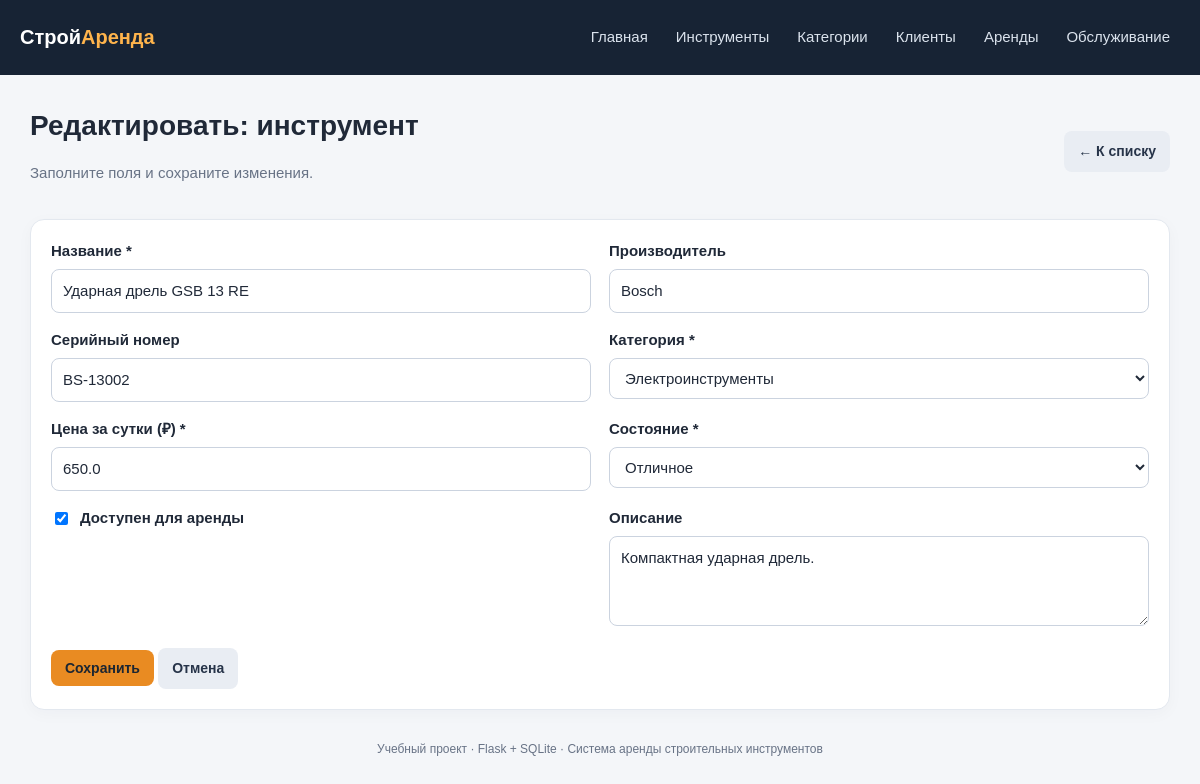
Page /tools/3/edit on the committed database.
### tables this page shows
CREATE TABLE tools (
    id INTEGER PRIMARY KEY AUTOINCREMENT,
    name TEXT NOT NULL,
    brand TEXT NOT NULL DEFAULT '',
    serial_number TEXT NOT NULL DEFAULT '',
    category_id INTEGER NOT NULL REFERENCES categories(id) ON DELETE RESTRICT,
    daily_rate REAL NOT NULL CHECK(daily_rate >= 0),
    condition TEXT NOT NULL DEFAULT 'Хорошее',
    available INTEGER NOT NULL DEFAULT 1,
    description TEXT NOT NULL DEFAULT ''
);

CREATE TABLE categories (
    id INTEGER PRIMARY KEY AUTOINCREMENT,
    name TEXT NOT NULL UNIQUE,
    description TEXT NOT NULL DEFAULT ''
);

### app.py (the view, shortened to what this page needs)
@app.route("/<entity>/<int:record_id>/edit", methods=["GET", "POST"])
def edit_record(entity, record_id):
    config = entity_or_404(entity)
    record = get_record(entity, record_id)
    fields = decorate_fields(entity)
    return render_template("form.html", entity=entity, config=config, fields=fields,
                           record=record, heading=f"Редактировать: {config['singular']}")

### app.py (called while the page is built)
def get_db():
    db_path = Path(app.config["DATABASE"])
    db_path.parent.mkdir(parents=True, exist_ok=True)
    conn = sqlite3.connect(db_path)
    conn.row_factory = sqlite3.Row
    conn.execute("PRAGMA foreign_keys = ON")
    return conn

def entity_or_404(entity):
    if entity not in ENTITIES:
        abort(404)
    return ENTITIES[entity]

def reference_options(field):
    ref = field.get("ref")
    if not ref:
        return []
    with get_db() as conn:
        if ref == "categories":
            rows = conn.execute("SELECT id, name AS label FROM categories ORDER BY name").fetchall()
        elif ref == "tools":
            rows = conn.execute("SELECT id, name AS label FROM tools ORDER BY name").fetchall()
        elif ref == "customers":
            rows = conn.execute("SELECT id, full_name AS label FROM customers ORDER BY full_name").fetchall()
        else:
            rows = []
    return rows

def decorate_fields(entity):
    config = ENTITIES[entity]
    result = []
    for original in config["fields"]:
        field = dict(original)
        if field["type"] == "select":
            field["options_data"] = reference_options(field)
        result.append(field)
    return result

def get_record(entity, record_id):
    table = ENTITIES[entity]["table"]
    with get_db() as conn:
        row = conn.execute(f"SELECT * FROM {table} WHERE id=?", (record_id,)).fetchone()
    if row is None:
        abort(404)
    return row

### templates/form.html (shortened to what this page needs)
{% extends "base.html" %}
{% block content %}
<div class="page-head"><div><h1>{{ heading }}</h1><p class="muted">Заполните поля и сохраните изменения.</p></div><a class="btn secondary" href="{{ url_for('list_records', entity=entity) }}">← К списку</a></div>
<div class="panel">
<form method="post">
  <div class="form-grid">
  {% for field in fields %}
    <div class="field">
      {% if field.type == 'checkbox' %}
        <label class="checkrow"><input type="checkbox" name="{{ field.name }}" {% if record and record[field.name] %}checked{% elif not record and field.name == 'available' %}checked{% endif %}> {{ field.label }}</label>
      {% else %}
        <label for="{{ field.name }}">{{ field.label }}{% if field.required %} *{% endif %}</label>
        {% if field.type == 'select' %}
          <select id="{{ field.name }}" name="{{ field.name }}" {% if field.required %}required{% endif %}>
            {% for option in field.options_data %}<option value="{{ option.id }}" {% if record and record[field.name] == option.id %}selected{% elif request.form.get(field.name, '') == option.id|string %}selected{% endif %}>{{ option.label }}</option>{% endfor %}
          </select>
        {% elif field.type == 'select_values' %}
          <select id="{{ field.name }}" name="{{ field.name }}" {% if field.required %}required{% endif %}>
            {% for option in field.options %}<option value="{{ option }}" {% if record and record[field.name] == option %}selected{% elif request.form.get(field.name) == option %}selected{% endif %}>{{ option }}</option>{% endfor %}
          </select>
        {% elif field.type == 'textarea' %}
          <textarea id="{{ field.name }}" name="{{ field.name }}" {% if field.required %}required{% endif %}>{{ request.form.get(field.name, record[field.name] if record else '') }}</textarea>
        {% else %}
          <input id="{{ field.name }}" name="{{ field.name }}" type="{{ field.type }}" value="{{ request.form.get(field.name, record[field.name] if record else '') }}" {% if field.required %}required{% endif %} {% if field.step %}step="{{ field.step }}"{% endif %} {% if field.type == 'number' %}min="0"{% endif %}>
        {% endif %}
      {% endif %}
    </div>
  {% endfor %}
  </div>
  <button class="btn" type="submit">Сохранить</button>
  <a class="btn secondary" href="{{ url_for('list_records', entity=entity) }}">Отмена</a>
</form>
</div>
{% endblock %}

### static/style.css (style rules this page uses)
:root { --bg: #f4f6f9; --panel: #ffffff; --text: #202938; --muted: #687386; --accent: #e98b22; --line: #e3e8ef; --danger: #b42318; }
* { box-sizing: border-box; }
body { margin: 0; background: var(--bg); color: var(--text); font: 15px/1.5 Arial, Helvetica, sans-serif; }
.page-head { display: flex; align-items: center; justify-content: space-between; gap: 15px; flex-wrap: wrap; margin-bottom: 20px; }
h1 { margin: 0; font-size: 28px; }
.muted { color: var(--muted); }
.btn { display: inline-block; border: 0; border-radius: 8px; padding: 10px 14px; background: var(--accent); color: #1c2632; text-decoration: none; font-weight: 700; cursor: pointer; font-size: 14px; transition: filter 0.15s ease, transform 0.15s ease; }
.btn.secondary { background: #e9edf3; color: #273449; }
.panel { background: var(--panel); border: 1px solid var(--line); border-radius: 14px; padding: 20px; box-shadow: 0 4px 16px #17233408; }
input, select, textarea { width: 100%; border: 1px solid #cbd3df; border-radius: 8px; padding: 10px 11px; background: #ffffff; color: var(--text); font: inherit; }
textarea { min-height: 90px; resize: vertical; }
label { display: block; font-weight: 700; margin-bottom: 6px; }
.field { margin-bottom: 16px; }
.checkrow { display: flex; gap: 9px; align-items: center; }
.checkrow input { width: auto; }
.form-grid { display: grid; grid-template-columns: repeat(2, minmax(0, 1fr)); gap: 0 18px; }

### templates/base.html (style rules this page uses)
:root { --bg:#f4f6f9;--panel:#fff;--text:#202938;--muted:#687386;--accent:#e98b22;--line:#e3e8ef;--danger:#b42318 }
* { box-sizing:border-box }
body { margin:0;background:var(--bg);color:var(--text);font:15px/1.5 Arial,Helvetica,sans-serif }
.page-head { display:flex;align-items:center;justify-content:space-between;gap:15px;flex-wrap:wrap;margin-bottom:20px }
h1 { margin:0;font-size:28px }
.muted { color:var(--muted) }
.btn { display:inline-block;border:0;border-radius:8px;padding:10px 14px;background:var(--accent);color:#1c2632;text-decoration:none;font-weight:700;cursor:pointer;font-size:14px }
.btn.secondary { background:#e9edf3;color:#273449 }
.panel { background:var(--panel);border:1px solid var(--line);border-radius:14px;padding:20px;box-shadow:0 4px 16px #17233408 }
input,select,textarea { width:100%;border:1px solid #cbd3df;border-radius:8px;padding:10px 11px;background:white;color:var(--text);font:inherit }
textarea { min-height:90px;resize:vertical }
label { display:block;font-weight:700;margin-bottom:6px }
.field { margin-bottom:16px }
.checkrow { display:flex;gap:9px;align-items:center }
.checkrow input { width:auto }
.form-grid { display:grid;grid-template-columns:repeat(2,minmax(0,1fr));gap:0 18px }

### rows in the picture
tools: name "Ударная дрель GSB 13 RE" "Bosch" "BS-13002" "650.0", category_id "Электроинструменты", condition "Отличное", available "☑", description "Компактная ударная дрель."

### other values in the picture
{{ heading }} "Редактировать: инструмент"
{{ field.label }} "Название" "Производитель" "Серийный номер" "Категория" "Цена за сутки (₽)" "Состояние" "Описание"
{{ field.label }} "Доступен для аренды"
